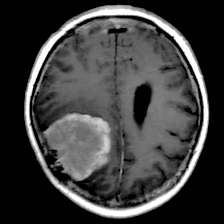
#> input picture archive_prep_proc/meningioma_prep/Tr-aug-me_36 (1).png, 224 x 224 px
$ python 03_segmentacion.py
#> lines starting #> are read from the running program, lines starting #| are printed output that depends on the picture; after the words box and inside, x2 and y2 are one past the last pixel; in counts of white or black regions, pixels touching at a corner belong together
"""
Paso 3: Segmentacion del tumor - K-means vs Multi-Otsu
Clases procesadas: meningioma_prep y glioma_prep.

Pipeline por imagen:
  1. Cargar imagen preprocesada (ya tiene N4 + black point aplicados)
  2. Restar craneo (Hysteresis Thresholding) antes de segmentar
  3. Segmentacion con K-means (k=5) y Multi-Otsu (N=4)
  4. Refinamiento con contornos activos (Morphological Geodesic Active Contour)
  5. Filtros de validacion:
       a. area_ratio entre 0.005 y 0.70
       b. contraste >= 0.10
       c. no toca el borde de la imagen
       d. solapamiento con craneo < 40%
       e. irregularidad <= 4.0
       f. solidez >= 0.70
  6. Mascara final: Multi-Otsu (principal), K-means (respaldo si MO falla)

Input : archive_prep_proc/meningioma_prep/  y  archive_prep_proc/glioma_prep/
Output: mascaras en archive_mascaras/, figuras en resultados/
"""

import numpy as np
import matplotlib.pyplot as plt
from pathlib import Path
from PIL import Image
from skimage.filters import apply_hysteresis_threshold, threshold_multiotsu
from skimage.morphology import (remove_small_objects, remove_small_holes,
                                 binary_closing, binary_opening, disk)
from skimage.measure import label, regionprops
from skimage.segmentation import morphological_geodesic_active_contour, inverse_gaussian_gradient
from sklearn.cluster import KMeans
import warnings
warnings.filterwarnings("ignore")

PROC_BASE  = Path(__file__).parent / "archive_prep_proc"
OUT_DIR    = Path(__file__).parent / "resultados"
MASK_BASE  = Path(__file__).parent / "archive_mascaras"
OUT_DIR.mkdir(exist_ok=True)

AR_MIN, AR_MAX = 0.005, 0.60
CON_MIN        = 0.10
SKULL_OVERLAP  = 0.40
IRREG_MAX      = 4.0
SOLID_MIN      = 0.70
SNAKE_ITERS    = 60      # reducido de 200 para mayor velocidad
MAX_GALERIA    = 8       # max imagenes en galeria para no trabar matplotlib

# ── Deteccion de craneo ────────────────────────────────────────────────────────

def detect_skull(img: np.ndarray) -> np.ndarray:
    skull_raw = apply_hysteresis_threshold(img, low=0.50, high=0.75)
    h, w   = img.shape
    border = np.ones_like(img, dtype=bool)
    border[int(h*0.20):-int(h*0.20), int(w*0.20):-int(w*0.20)] = False
    return (skull_raw & border).astype(np.uint8)

# ── Utilidades ─────────────────────────────────────────────────────────────────

def keep_largest(mask):
    labeled = label(mask)
    if labeled.max() == 0: return mask
    regions = regionprops(labeled)
    return (labeled == max(regions, key=lambda r: r.area).label).astype(np.uint8)

def clean_mask(mask):
    mask = binary_opening(mask, disk(3))
    mask = binary_closing(mask, disk(5))
    mask = remove_small_objects(mask, min_size=100)
    mask = remove_small_holes(mask, area_threshold=500)
    return keep_largest(mask)

def is_valid(img, mask, skull):
    if mask.sum() == 0: return False, "vacia"
    brain = img > 0.05
    if brain.sum() == 0: return False, "sin_cerebro"
    ar = mask.sum() / brain.sum()
    if not (AR_MIN <= ar <= AR_MAX): return False, f"area={ar:.3f}"
    mean_in  = img[mask==1].mean()
    mean_out = img[(mask==0)&brain].mean() if ((mask==0)&brain).any() else 0
    if (mean_in - mean_out) < CON_MIN: return False, f"contraste={mean_in-mean_out:.3f}"
    if mask[0,:].any() or mask[-1,:].any() or mask[:,0].any() or mask[:,-1].any():
        return False, "toca_borde"
    if skull.sum() > 0 and (mask & skull).sum() / mask.sum() > SKULL_OVERLAP:
        return False, "solapamiento_craneo"
    regs = regionprops(label(mask))
    if regs:
        reg   = max(regs, key=lambda r: r.area)
        irreg = reg.perimeter**2 / (4*np.pi*reg.area) if reg.area > 0 else 999
        if irreg > IRREG_MAX:        return False, f"irregularidad={irreg:.2f}"
        if reg.solidity < SOLID_MIN: return False, f"solidez={reg.solidity:.2f}"
    return True, "ok"

# ── Refinamiento con contornos activos ────────────────────────────────────────

def refine_with_snake(img, mask_init):
    if mask_init is None or mask_init.sum() == 0:
        return mask_init
    gimage  = inverse_gaussian_gradient(img, alpha=100, sigma=2.0)
    refined = morphological_geodesic_active_contour(
        gimage,
        num_iter=SNAKE_ITERS,
        init_level_set=mask_init.astype(np.float64),
        smoothing=2,
        balloon=0.6
    )
    return refined.astype(np.uint8)

# ── K-means k=5 ───────────────────────────────────────────────────────────────

def segment_kmeans(img, skull):
    img_clean = img.copy()
    img_clean[skull == 1] = 0.0
    brain = img_clean > 0.05
    if brain.sum() < 10:
        return None, "vacia"
    px    = img_clean[brain].reshape(-1, 1)
    km    = KMeans(n_clusters=5, n_init=5, random_state=42)
    lbs   = km.fit_predict(px)
    full  = np.zeros(img_clean.shape, dtype=np.int32)
    full[brain] = lbs
    means = [img_clean[brain][lbs==i].mean() for i in range(5)]
    mask  = clean_mask((full == int(np.argmax(means))).astype(np.uint8))
    mask  = refine_with_snake(img_clean, mask)
    mask  = keep_largest(mask)
    valid, reason = is_valid(img, mask, skull)
    return (mask if valid else None), reason

# ── Multi-Otsu N=4 ────────────────────────────────────────────────────────────

def segment_multiotsu(img, skull):
    img_clean = img.copy()
    img_clean[skull == 1] = 0.0
    try:
        thresh = threshold_multiotsu(img_clean, classes=4)
    except Exception:
        return None, "error_multiotsu"
    mask  = clean_mask((img_clean > thresh[-1]).astype(np.uint8))
    mask  = refine_with_snake(img_clean, mask)
    mask  = keep_largest(mask)
    valid, reason = is_valid(img, mask, skull)
    return (mask if valid else None), reason

# ── Procesar una clase completa (ambos metodos) ───────────────────────────────

def procesar_clase(cls_name):
    """Corre K-means y Multi-Otsu sobre toda una clase.
    Devuelve los conteos, metricas y la lista de resultados por imagen."""
    paths = sorted((PROC_BASE / cls_name).glob("*.png"))
    (MASK_BASE / cls_name).mkdir(parents=True, exist_ok=True)

    print("=" * 60)
    print(f"SEGMENTACION - {cls_name}")
    print(f"  Total de imagenes encontradas: {len(paths)}")
    print("=" * 60)

    resultados = []
    n_km, n_mo = 0, 0
    rej_km, rej_mo = {}, {}
    m_km = {"area_ratio": [], "contrast": [], "mean_intensity": [], "solidity": []}
    m_mo = {"area_ratio": [], "contrast": [], "mean_intensity": [], "solidity": []}

    for i, p in enumerate(paths, 1):
        print(f"  [{i:3d}/{len(paths)}] {p.stem}...", end=" ", flush=True)
        img   = np.array(Image.open(p), dtype=np.float32) / 255.0
        skull = detect_skull(img)
        mk, rk = segment_kmeans(img, skull)
        mm, rm = segment_multiotsu(img, skull)

        def collect(mask, mdict, reason, rej_dict):
            if mask is not None:
                brain    = img > 0.05
                mean_in  = float(img[mask==1].mean())
                mean_out = float(img[(mask==0)&brain].mean()) if ((mask==0)&brain).any() else 0
                reg      = regionprops(label(mask))
                sol      = max(reg, key=lambda r: r.area).solidity if reg else 0
                mdict["area_ratio"].append(mask.sum() / brain.sum())
                mdict["contrast"].append(mean_in - mean_out)
                mdict["mean_intensity"].append(mean_in)
                mdict["solidity"].append(sol)
                return 1
            else:
                rej_dict[reason] = rej_dict.get(reason, 0) + 1
                return 0

        n_km += collect(mk, m_km, rk, rej_km)
        n_mo += collect(mm, m_mo, rm, rej_mo)
        resultados.append({"path": p, "img": img, "skull": skull,
                            "mk": mk, "mm": mm, "rk": rk, "rm": rm})

        # Guardar mascara: preferir Multi-Otsu, fallback a K-means
        best_mask = mm if mm is not None else mk
        mask_out  = MASK_BASE / cls_name / (p.stem + "_mask.png")
        if best_mask is not None:
            Image.fromarray((best_mask * 255).astype(np.uint8)).save(mask_out)
            print(f"OK ({('MO' if mm is not None else 'KM')})")
        else:
            Image.fromarray(np.zeros((224, 224), dtype=np.uint8)).save(mask_out)
            print(f"rechazada (km={rk}, mo={rm})")

    print(f"\n  Mascaras guardadas en: {MASK_BASE / cls_name}")
    print(f"\n  Validas -> K-means: {n_km}/{len(paths)}  |  Multi-Otsu: {n_mo}/{len(paths)}")
    print(f"  Rechazos K-means   : {rej_km}")
    print(f"  Rechazos Multi-Otsu: {rej_mo}")
    print(f"\n  {'Metrica':18s}  {'K-means':>10}  {'Multi-Otsu':>10}")
    for key in m_km:
        vk = np.mean(m_km[key]) if m_km[key] else 0
        vm = np.mean(m_mo[key]) if m_mo[key] else 0
        print(f"  {key:18s}  {vk:10.4f}  {vm:10.4f}")
    print()

    return {"paths": paths, "resultados": resultados, "n_km": n_km, "n_mo": n_mo,
            "m_km": m_km, "m_mo": m_mo}

# ── NOTUMOR: evaluacion de falsos positivos ───────────────────────────────────

def procesar_notumor(cls_name="notumor_prep"):
    """Corre la MISMA segmentacion que en las clases tumorales sobre imagenes
    sin tumor. Si el segmentador devuelve una mascara valida, es un FALSO
    POSITIVO (detecto tumor donde no hay)."""
    paths = sorted((PROC_BASE / cls_name).glob("*.png"))
    (MASK_BASE / cls_name).mkdir(parents=True, exist_ok=True)

    print("=" * 60)
    print(f"FALSOS POSITIVOS - {cls_name}")
    print(f"  Total de imagenes encontradas: {len(paths)}")
    print("=" * 60)

    n_fp = 0
    detectadas = []
    for i, p in enumerate(paths, 1):
        print(f"  [{i:3d}/{len(paths)}] {p.stem}...", end=" ", flush=True)
        img   = np.array(Image.open(p), dtype=np.float32) / 255.0
        skull = detect_skull(img)
        mm, rm = segment_multiotsu(img, skull)
        mk, rk = segment_kmeans(img, skull)

        # Misma logica que las clases tumorales: MO principal, KM respaldo
        best_mask = mm if mm is not None else mk
        mask_out  = MASK_BASE / cls_name / (p.stem + "_mask.png")
        if best_mask is not None:
            Image.fromarray((best_mask * 255).astype(np.uint8)).save(mask_out)
            n_fp += 1
            detectadas.append(p.stem)
            print(f"FALSO POSITIVO ({('MO' if mm is not None else 'KM')})")
        else:
            Image.fromarray(np.zeros((224, 224), dtype=np.uint8)).save(mask_out)
            print("OK (sin deteccion)")

    print(f"\n  Mascaras guardadas en: {MASK_BASE / cls_name}")
    print(f"  Falsos positivos: {n_fp}/{len(paths)}")
    if detectadas:
        print(f"  Imagenes con deteccion erronea: {detectadas}")
    return {"n_fp": n_fp, "total": len(paths), "detectadas": detectadas}

# ── Figura: galeria comparativa ───────────────────────────────────────────────

def fig_galeria(resultados, cls_name, fname):
    muestra = resultados[:MAX_GALERIA]
    n       = len(muestra)
    if n == 0:
        return
    fig, axes = plt.subplots(n, 4, figsize=(14, 3.5 * n))
    if n == 1: axes = axes[np.newaxis, :]

    col_titles = ["Preprocesada", "Craneo detectado", "K-means (azul)", "Multi-Otsu (naranja)"]

    for row, r in enumerate(muestra):
        img, skull, mk, mm = r["img"], r["skull"], r["mk"], r["mm"]

        skull_ov = np.stack([img, img, img], axis=-1)
        skull_ov[skull==1] = 0.5*skull_ov[skull==1] + 0.5*np.array([0.1, 1.0, 0.1])

        def ov(img, mask, rgb):
            out = np.stack([img, img, img], axis=-1)
            if mask is not None:
                for c, v in enumerate(rgb):
                    out[:,:,c] = np.where(mask==1, 0.4*img + 0.6*v, img)
            return np.clip(out, 0, 1)

        ov_k = ov(img, mk, [0.1, 0.4, 1.0])
        ov_m = ov(img, mm, [1.0, 0.5, 0.0])

        for col, arr in enumerate([img, skull_ov, ov_k, ov_m]):
            ax = axes[row, col]
            ax.imshow(arr, cmap="gray" if arr.ndim==2 else None)
            ax.axis("off")
            if row == 0:
                ax.set_title(col_titles[col], fontsize=10, fontweight="bold")
        axes[row, 0].set_ylabel(r["path"].stem, fontsize=8, rotation=0,
                                 labelpad=80, va="center")
        lbl_k = "OK" if mk is not None else r["rk"]
        lbl_m = "OK" if mm is not None else r["rm"]
        axes[row, 2].set_xlabel(f"K-means: {lbl_k}", fontsize=8,
                                 color="blue" if mk is not None else "red")
        axes[row, 3].set_xlabel(f"Multi-Otsu: {lbl_m}", fontsize=8,
                                 color="darkorange" if mm is not None else "red")

    fig.suptitle(f"Segmentacion: K-means vs Multi-Otsu - {cls_name} (primeras {n})",
                 fontsize=13, fontweight="bold", y=1.002)
    plt.tight_layout(rect=[0, 0, 1, 0.99])
    fig.savefig(OUT_DIR / fname, dpi=120)
    plt.close()
    print(f"OK {fname} guardada")

# ── Figura: boxplots comparativos ─────────────────────────────────────────────

def fig_metricas(m_km, m_mo, cls_name, fname):
    met_labels = ["Area relativa", "Intensidad media", "Contraste", "Solidez"]
    met_keys   = ["area_ratio", "mean_intensity", "contrast", "solidity"]

    fig, axes = plt.subplots(1, 4, figsize=(14, 4))
    for col, (key, lbl) in enumerate(zip(met_keys, met_labels)):
        ax          = axes[col]
        data        = [m_km[key], m_mo[key]]
        valid_data  = [d for d in data if d]
        valid_lbls  = ["K-means", "Multi-Otsu"][:len(valid_data)]
        if valid_data:
            bp = ax.boxplot(valid_data, tick_labels=valid_lbls,
                            patch_artist=True, widths=0.4)
            for patch, c in zip(bp["boxes"], ["#3498db80", "#f39c1280"]):
                patch.set_facecolor(c)
        ax.set_title(lbl, fontsize=10, fontweight="bold")
        ax.spines[["top","right"]].set_visible(False)

    fig.suptitle(f"Metricas de segmentacion - {cls_name} (mascaras validas)",
                 fontsize=12, fontweight="bold")
    plt.tight_layout()
    fig.savefig(OUT_DIR / fname, dpi=150)
    plt.close()
    print(f"OK {fname} guardada")

# ══════════════════════════════════════════════════════════════════════════════
# EJECUCION
# ══════════════════════════════════════════════════════════════════════════════

# ── MENINGIOMA ──
res_men = procesar_clase("meningioma_prep")
#> in segment_kmeans, `full[brain] = lbs`:
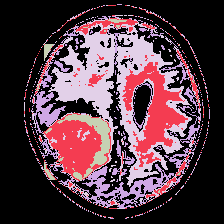
#> full: shape (224, 224) int32; 5 distinct labels, from 0 to 4; one colour per label, 0 black
#> in segment_kmeans, `means = [img_clean[brain][lbs==i].mean() for i in range(5)]`: means = [0.279, 0.471, 0.146, 0.684, 0.389]
#> in keep_largest, `regions = regionprops(labeled)`: regions = 1 regions; box (x1, y1, x2, y2) and area: (72, 114, 110, 165) 653
#> in keep_largest (call 2), `regions = regionprops(labeled)`: regions = 1 regions; box (x1, y1, x2, y2) and area: (73, 114, 110, 166) 665
#> in is_valid, `ar = mask.sum() / brain.sum()`: ar = 0.0232
#> in is_valid, `mean_in  = img[mask==1].mean()`: mean_in = 0.672
#> in is_valid, `mean_out = img[(mask==0)&brain].mean() if ((mask==0)&brain).any() else 0`: mean_out = 0.419
#> in is_valid, `regs = regionprops(label(mask))`: regs has the same summary as regions in keep_largest
#> in is_valid, `irreg = reg.perimeter**2 / (4*np.pi*reg.area) if reg.area > 0 else 999`: irreg = 3.15
#> in segment_kmeans, `valid, reason = is_valid(img, mask, skull)`: valid = False; reason = 'solidez=0.56'
#> in segment_multiotsu, `thresh = threshold_multiotsu(img_clean, classes=4)`: thresh = [0.127, 0.334, 0.529]
#> in keep_largest (call 3), `regions = regionprops(labeled)`: regions = 1 regions; box (x1, y1, x2, y2) and area: (65, 114, 111, 180) 1049
#> in keep_largest (call 4), `regions = regionprops(labeled)`: regions = 1 regions; box (x1, y1, x2, y2) and area: (67, 114, 110, 180) 945
#> in is_valid (call 2), `regs = regionprops(label(mask))`: regs has the same summary as regions in keep_largest
#> in segment_multiotsu, `valid, reason = is_valid(img, mask, skull)`: valid = False; reason = 'irregularidad=4.34'
#> in procesar_clase, `n_km += collect(mk, m_km, rk, rej_km)`: n_km = 0
#| rechazada (km=solidez=0.56, mo=irregularidad=4.34)
#|   Validas -> K-means: 0/1  |  Multi-Otsu: 0/1
#> res_men = 6 items
print("Generando figuras de meningioma...")
fig_galeria(res_men["resultados"], "meningioma_prep", "fig5_segmentacion_galeria.png")
fig_metricas(res_men["m_km"], res_men["m_mo"], "meningioma", "fig6_metricas_segmentacion.png")

# ── GLIOMA ──
print()
res_gli = procesar_clase("glioma_prep")
#> call 2 of procesar_clase, with cls_name = 'glioma_prep'
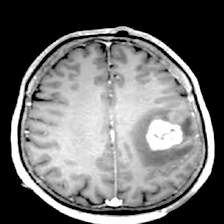
#> input picture archive_prep_proc/glioma_prep/Te-gl_115 (1).png, 224 x 224 px
#> in segment_kmeans (call 2), `full[brain] = lbs`:
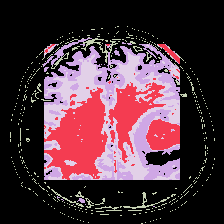
#> full: shape (224, 224) int32; 5 distinct labels, from 0 to 4; one colour per label, 0 black
#> in segment_kmeans (call 2), `means = [img_clean[brain][lbs==i].mean() for i in range(5)]`: means = [0.45, 0.889, 0.624, 0.198, 0.757]
#> in keep_largest (call 5), `regions = regionprops(labeled)`: regions = 2 regions; box (x1, y1, x2, y2) and area: (48, 85, 150, 179) 4540, (146, 119, 180, 150) 807
#> in keep_largest (call 6), `regions = regionprops(labeled)`: regions = 1 regions; box (x1, y1, x2, y2) and area: (44, 84, 150, 180) 5083
#> in is_valid (call 3), `brain = img > 0.05`:
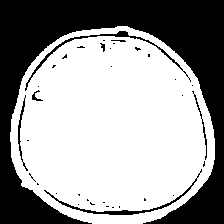
#> brain: shape (224, 224) bool; 61.7% white; 36 black regions (28 under 20 px)
#> in is_valid (call 3), `ar = mask.sum() / brain.sum()`: ar = 0.164
#> in is_valid (call 3), `mean_in  = img[mask==1].mean()`: mean_in = 0.86
#> in is_valid (call 3), `mean_out = img[(mask==0)&brain].mean() if ((mask==0)&brain).any() else 0`: mean_out = 0.669
#> in is_valid (call 3), `regs = regionprops(label(mask))`: regs has the same summary as regions in keep_largest
#> in is_valid (call 3), `irreg = reg.perimeter**2 / (4*np.pi*reg.area) if reg.area > 0 else 999`: irreg = 2.86
#> in segment_kmeans (call 2), `valid, reason = is_valid(img, mask, skull)`: valid = True; reason = 'ok'
#> in keep_largest (call 7), `labeled = label(mask)`:
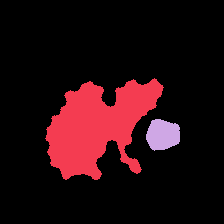
#> labeled: shape (224, 224) int32; 3 distinct labels, from 0 to 2; one colour per label, 0 black
#> in keep_largest (call 7), `regions = regionprops(labeled)`: regions = 2 regions; box (x1, y1, x2, y2) and area: (45, 78, 164, 180) 6903, (146, 119, 180, 151) 848
#> in keep_largest (call 8), `regions = regionprops(labeled)`: regions = 1 regions; box (x1, y1, x2, y2) and area: (44, 78, 164, 180) 7433
#> in is_valid (call 4), `regs = regionprops(label(mask))`: regs has the same summary as regions in keep_largest
#> in procesar_clase (call 2), `mm, rm = segment_multiotsu(img, skull)`: rm = 'ok'
#> in collect (call 3), `reg      = regionprops(label(mask))`: reg = 1 regions; box (x1, y1, x2, y2) and area: (44, 84, 150, 180) 5083
#> in procesar_clase (call 2), `n_km += collect(mk, m_km, rk, rej_km)`: n_km = 1
#> in collect (call 4), `reg      = regionprops(label(mask))`: reg has the same summary as regions in keep_largest
#| OK (MO)
#|   Validas -> K-means: 1/1  |  Multi-Otsu: 1/1
#> res_gli = 6 items
print("Generando figuras de glioma...")
fig_galeria(res_gli["resultados"], "glioma_prep", "fig5b_segmentacion_galeria_glioma.png")
#> call 2 of fig_galeria, with cls_name = 'glioma_prep', fname = 'fig5b_segmentacion_galeria_glioma.png'
#> in fig_galeria (call 2), `fig.savefig(OUT_DIR / fname, dpi=120)`:
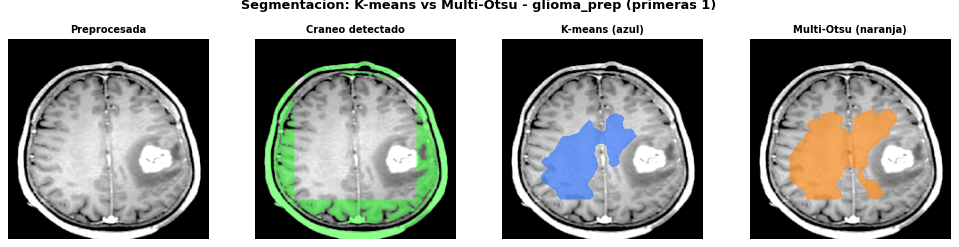
#> figure drawn by matplotlib, 4 panels
fig_metricas(res_gli["m_km"], res_gli["m_mo"], "glioma", "fig6b_metricas_segmentacion_glioma.png")
#> call 2 of fig_metricas, with cls_name = 'glioma', fname = 'fig6b_metricas_segmentacion_glioma.png'
#> the loop in fig_metricas (call 2), `for col, (key, lbl) in enumerate(zip(met_keys, met_labels)):` made 4 passes
#> valid_data on passes 1 to 4: [[0.164], [0.24]], [[0.86], [0.84]], [[0.191], [0.183]], [[0.779], [0.731]]
#> in fig_metricas (call 2), `fig.savefig(OUT_DIR / fname, dpi=150)`:
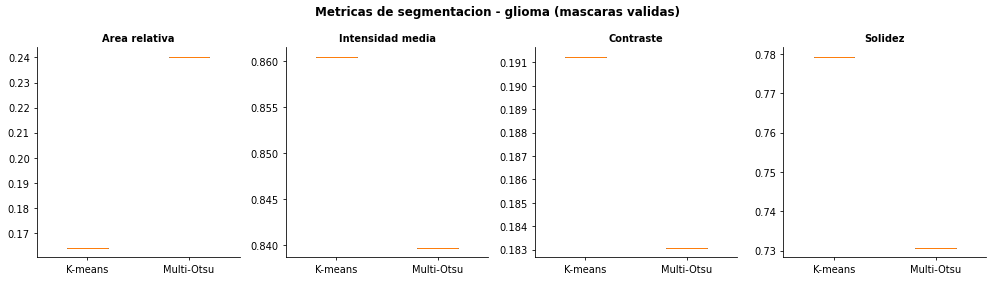
#> figure drawn by matplotlib, 4 panels

# ── NOTUMOR (falsos positivos) ──
print()
res_nt = procesar_notumor("notumor_prep")

# ── RESUMEN FINAL ──
print("\n" + "=" * 60)
print("RESUMEN DE SEGMENTACION (mascaras validas por metodo)")
print("=" * 60)
print(f"  {'Clase':14s} {'Total':>6} {'K-means':>10} {'Multi-Otsu':>12}")
for nombre, res in [("Meningioma", res_men), ("Glioma", res_gli)]:
    tot = len(res["paths"])
    print(f"  {nombre:14s} {tot:6d} {res['n_km']:10d} {res['n_mo']:12d}")
#> this loop made 2 passes
#> (nombre, tot) on passes 1 to 2: ('Meningioma', 1), ('Glioma', 1)
#> (printed output is left out)

print(f"\n  Falsos positivos (notumor): {res_nt['n_fp']}/{res_nt['total']}")
print(f"\nResultados en: {OUT_DIR}")
